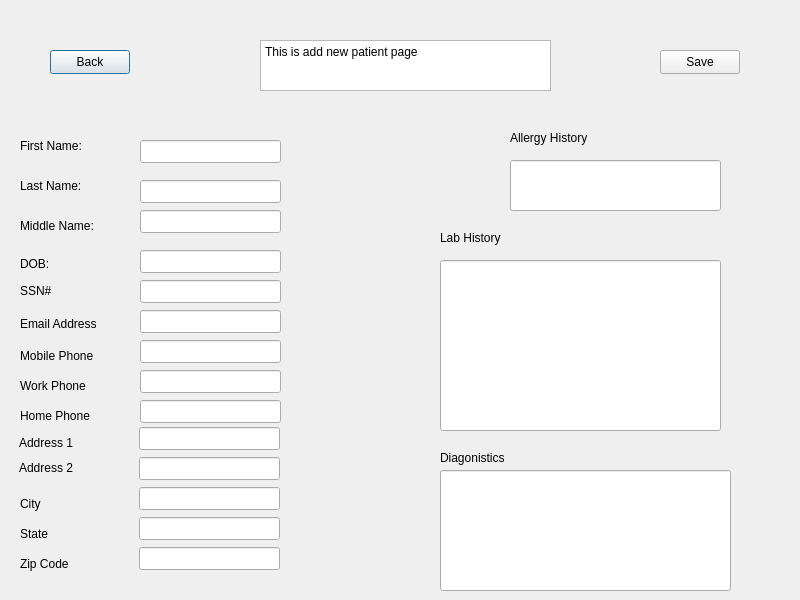
<?xml version="1.0" encoding="UTF-8"?>
<ui version="4.0">
 <class>add_new_patient_ui</class>
 <widget class="QDialog" name="add_new_patient_ui">
  <property name="geometry">
   <rect>
    <x>0</x>
    <y>0</y>
    <width>800</width>
    <height>600</height>
   </rect>
  </property>
  <property name="windowTitle">
   <string>DrStrange v.0.1-pre-release</string>
  </property>
  <property name="windowIcon">
   <iconset theme="applications-science">
    <normaloff>.</normaloff>.</iconset>
  </property>
  <widget class="QTextBrowser" name="textBrowser">
   <property name="geometry">
    <rect>
     <x>260</x>
     <y>40</y>
     <width>291</width>
     <height>51</height>
    </rect>
   </property>
   <property name="html">
    <string>&lt;!DOCTYPE HTML PUBLIC &quot;-//W3C//DTD HTML 4.0//EN&quot; &quot;http://www.w3.org/TR/REC-html40/strict.dtd&quot;&gt;
&lt;html&gt;&lt;head&gt;&lt;meta name=&quot;qrichtext&quot; content=&quot;1&quot; /&gt;&lt;meta charset=&quot;utf-8&quot; /&gt;&lt;style type=&quot;text/css&quot;&gt;
p, li { white-space: pre-wrap; }
hr { height: 1px; border-width: 0; }
&lt;/style&gt;&lt;/head&gt;&lt;body style=&quot; font-family:'Segoe UI'; font-size:9pt; font-weight:400; font-style:normal;&quot;&gt;
&lt;p style=&quot; margin-top:0px; margin-bottom:0px; margin-left:0px; margin-right:0px; -qt-block-indent:0; text-indent:0px;&quot;&gt;&lt;span style=&quot; font-family:'Microsoft YaHei UI';&quot;&gt;This is add new patient page&lt;/span&gt;&lt;/p&gt;&lt;/body&gt;&lt;/html&gt;</string>
   </property>
  </widget>
  <widget class="QPushButton" name="pushButton">
   <property name="geometry">
    <rect>
     <x>50</x>
     <y>50</y>
     <width>80</width>
     <height>24</height>
    </rect>
   </property>
   <property name="text">
    <string>Back</string>
   </property>
  </widget>
  <widget class="QLineEdit" name="addPatientSSN">
   <property name="geometry">
    <rect>
     <x>140</x>
     <y>280</y>
     <width>141</width>
     <height>23</height>
    </rect>
   </property>
  </widget>
  <widget class="QLineEdit" name="addPatientEmail">
   <property name="geometry">
    <rect>
     <x>140</x>
     <y>310</y>
     <width>141</width>
     <height>23</height>
    </rect>
   </property>
  </widget>
  <widget class="QLineEdit" name="addPatientMobilePhone">
   <property name="geometry">
    <rect>
     <x>140</x>
     <y>340</y>
     <width>141</width>
     <height>23</height>
    </rect>
   </property>
  </widget>
  <widget class="QLineEdit" name="addPatientAddress1">
   <property name="geometry">
    <rect>
     <x>139</x>
     <y>427</y>
     <width>141</width>
     <height>23</height>
    </rect>
   </property>
  </widget>
  <widget class="QLineEdit" name="addPatientAddress2">
   <property name="geometry">
    <rect>
     <x>139</x>
     <y>457</y>
     <width>141</width>
     <height>23</height>
    </rect>
   </property>
  </widget>
  <widget class="QLineEdit" name="addPatientAddressCity">
   <property name="geometry">
    <rect>
     <x>139</x>
     <y>487</y>
     <width>141</width>
     <height>23</height>
    </rect>
   </property>
  </widget>
  <widget class="QLineEdit" name="addPatientAddressState">
   <property name="geometry">
    <rect>
     <x>139</x>
     <y>517</y>
     <width>141</width>
     <height>23</height>
    </rect>
   </property>
  </widget>
  <widget class="QLineEdit" name="addPatientAddressZip">
   <property name="geometry">
    <rect>
     <x>139</x>
     <y>547</y>
     <width>141</width>
     <height>23</height>
    </rect>
   </property>
  </widget>
  <widget class="QLabel" name="label_6">
   <property name="geometry">
    <rect>
     <x>510</x>
     <y>130</y>
     <width>91</width>
     <height>16</height>
    </rect>
   </property>
   <property name="text">
    <string>Allergy History</string>
   </property>
  </widget>
  <widget class="QLineEdit" name="lineEdit_allergy">
   <property name="geometry">
    <rect>
     <x>510</x>
     <y>160</y>
     <width>211</width>
     <height>51</height>
    </rect>
   </property>
  </widget>
  <widget class="QLabel" name="label_12">
   <property name="geometry">
    <rect>
     <x>440</x>
     <y>230</y>
     <width>91</width>
     <height>16</height>
    </rect>
   </property>
   <property name="text">
    <string>Lab History</string>
   </property>
  </widget>
  <widget class="QLineEdit" name="lineEdit_lab">
   <property name="geometry">
    <rect>
     <x>440</x>
     <y>260</y>
     <width>281</width>
     <height>171</height>
    </rect>
   </property>
  </widget>
  <widget class="QLabel" name="label_13">
   <property name="geometry">
    <rect>
     <x>440</x>
     <y>450</y>
     <width>91</width>
     <height>16</height>
    </rect>
   </property>
   <property name="text">
    <string>Diagonistics</string>
   </property>
  </widget>
  <widget class="QLineEdit" name="lineEdit_diagonistics">
   <property name="geometry">
    <rect>
     <x>440</x>
     <y>470</y>
     <width>291</width>
     <height>121</height>
    </rect>
   </property>
  </widget>
  <widget class="QPushButton" name="addPatientSave">
   <property name="geometry">
    <rect>
     <x>660</x>
     <y>50</y>
     <width>80</width>
     <height>24</height>
    </rect>
   </property>
   <property name="text">
    <string>Save</string>
   </property>
  </widget>
  <widget class="QLineEdit" name="addPatientDOB">
   <property name="geometry">
    <rect>
     <x>140</x>
     <y>250</y>
     <width>141</width>
     <height>23</height>
    </rect>
   </property>
  </widget>
  <widget class="QLabel" name="DOB">
   <property name="geometry">
    <rect>
     <x>20</x>
     <y>250</y>
     <width>83</width>
     <height>28</height>
    </rect>
   </property>
   <property name="text">
    <string>DOB:</string>
   </property>
  </widget>
  <widget class="QLabel" name="label_7">
   <property name="geometry">
    <rect>
     <x>20</x>
     <y>550</y>
     <width>83</width>
     <height>27</height>
    </rect>
   </property>
   <property name="text">
    <string>Zip Code</string>
   </property>
  </widget>
  <widget class="QLabel" name="addPatientEmailLabel">
   <property name="geometry">
    <rect>
     <x>20</x>
     <y>310</y>
     <width>83</width>
     <height>27</height>
    </rect>
   </property>
   <property name="text">
    <string>Email Address</string>
   </property>
  </widget>
  <widget class="QLabel" name="label_8">
   <property name="geometry">
    <rect>
     <x>20</x>
     <y>490</y>
     <width>83</width>
     <height>27</height>
    </rect>
   </property>
   <property name="text">
    <string>City</string>
   </property>
  </widget>
  <widget class="QLabel" name="label_5">
   <property name="geometry">
    <rect>
     <x>20</x>
     <y>520</y>
     <width>83</width>
     <height>28</height>
    </rect>
   </property>
   <property name="text">
    <string>State</string>
   </property>
  </widget>
  <widget class="QLabel" name="FirstName">
   <property name="geometry">
    <rect>
     <x>20</x>
     <y>130</y>
     <width>101</width>
     <height>31</height>
    </rect>
   </property>
   <property name="text">
    <string>First Name: </string>
   </property>
  </widget>
  <widget class="QLabel" name="label_3">
   <property name="geometry">
    <rect>
     <x>20</x>
     <y>280</y>
     <width>83</width>
     <height>21</height>
    </rect>
   </property>
   <property name="text">
    <string>SSN#</string>
   </property>
  </widget>
  <widget class="QLabel" name="label_10">
   <property name="geometry">
    <rect>
     <x>20</x>
     <y>340</y>
     <width>83</width>
     <height>31</height>
    </rect>
   </property>
   <property name="text">
    <string>Mobile Phone</string>
   </property>
  </widget>
  <widget class="QLabel" name="label_9">
   <property name="geometry">
    <rect>
     <x>19</x>
     <y>427</y>
     <width>83</width>
     <height>31</height>
    </rect>
   </property>
   <property name="text">
    <string>Address 1</string>
   </property>
  </widget>
  <widget class="QLabel" name="label_11">
   <property name="geometry">
    <rect>
     <x>19</x>
     <y>457</y>
     <width>83</width>
     <height>21</height>
    </rect>
   </property>
   <property name="text">
    <string>Address 2</string>
   </property>
  </widget>
  <widget class="QLabel" name="LastName">
   <property name="geometry">
    <rect>
     <x>20</x>
     <y>170</y>
     <width>101</width>
     <height>31</height>
    </rect>
   </property>
   <property name="text">
    <string>Last Name: </string>
   </property>
  </widget>
  <widget class="QLabel" name="MiddleName">
   <property name="geometry">
    <rect>
     <x>20</x>
     <y>210</y>
     <width>101</width>
     <height>31</height>
    </rect>
   </property>
   <property name="text">
    <string>Middle Name: </string>
   </property>
  </widget>
  <widget class="QLineEdit" name="addPatientFirstName">
   <property name="geometry">
    <rect>
     <x>140</x>
     <y>140</y>
     <width>141</width>
     <height>23</height>
    </rect>
   </property>
  </widget>
  <widget class="QLineEdit" name="addPatientLastName">
   <property name="geometry">
    <rect>
     <x>140</x>
     <y>180</y>
     <width>141</width>
     <height>23</height>
    </rect>
   </property>
  </widget>
  <widget class="QLineEdit" name="addPatientMiddleName">
   <property name="geometry">
    <rect>
     <x>140</x>
     <y>210</y>
     <width>141</width>
     <height>23</height>
    </rect>
   </property>
  </widget>
  <widget class="QLabel" name="label_14">
   <property name="geometry">
    <rect>
     <x>20</x>
     <y>370</y>
     <width>83</width>
     <height>31</height>
    </rect>
   </property>
   <property name="text">
    <string>Work Phone</string>
   </property>
  </widget>
  <widget class="QLineEdit" name="addPatientWorkPhone">
   <property name="geometry">
    <rect>
     <x>140</x>
     <y>370</y>
     <width>141</width>
     <height>23</height>
    </rect>
   </property>
  </widget>
  <widget class="QLabel" name="label_15">
   <property name="geometry">
    <rect>
     <x>20</x>
     <y>400</y>
     <width>83</width>
     <height>31</height>
    </rect>
   </property>
   <property name="text">
    <string>Home Phone</string>
   </property>
  </widget>
  <widget class="QLineEdit" name="addPatientHomePhone">
   <property name="geometry">
    <rect>
     <x>140</x>
     <y>400</y>
     <width>141</width>
     <height>23</height>
    </rect>
   </property>
  </widget>
  <widget class="QLabel" name="addPatientResult">
   <property name="geometry">
    <rect>
     <x>310</x>
     <y>100</y>
     <width>201</width>
     <height>21</height>
    </rect>
   </property>
   <property name="text">
    <string/>
   </property>
  </widget>
 </widget>
 <resources/>
 <connections/>
</ui>
